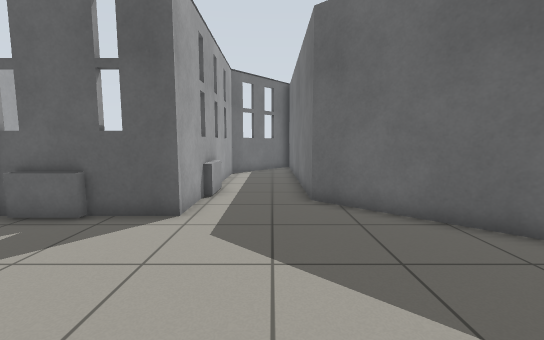
view 1 (above)

20 first-person views from a walk through a robot-simulator world made for Gazebo. The camera is 0.94 m above the floor, tilts 6° down and sees 90° across. The floor is counted in squares, 0.5 m on a side. Each view is taken from the middle of a square. On the plan, view 1 faces up. The plan holds only what a view shows up to about 15 squares ahead; the rest is blank. The place goes on beyond the plan.

view 2
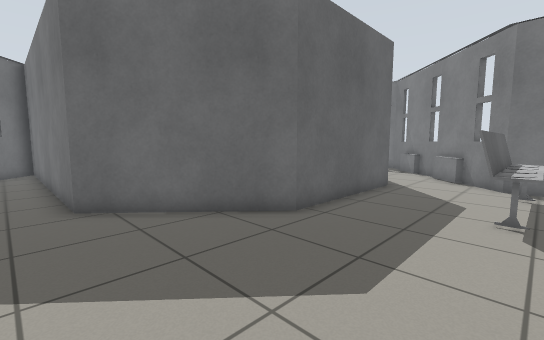

view 3
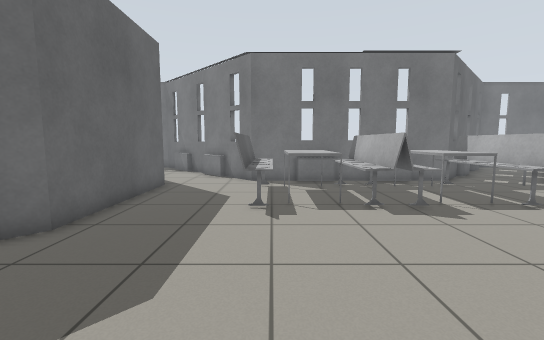

view 4
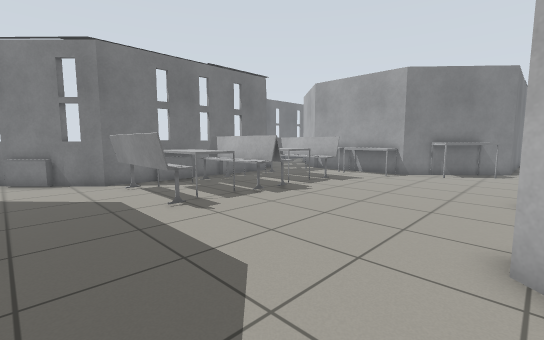

view 5
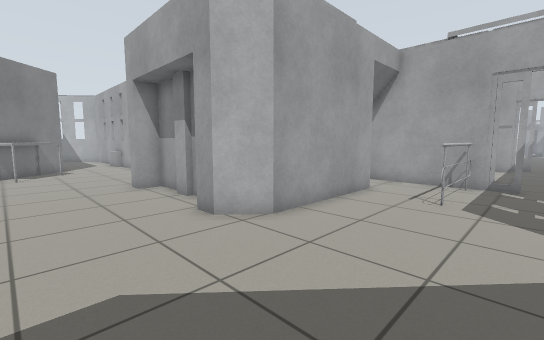

view 6
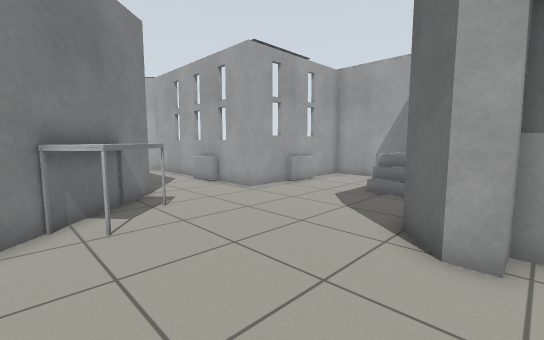

view 7
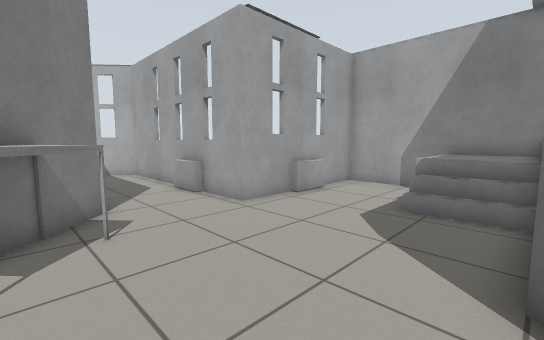

view 8
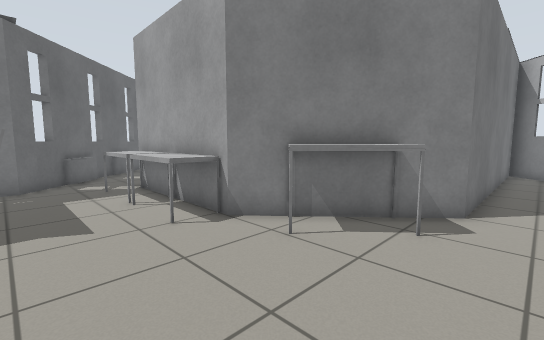

view 9
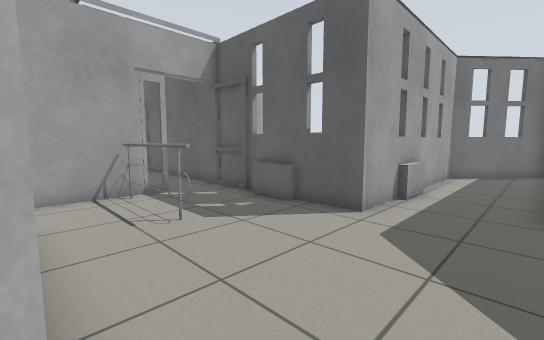

view 10
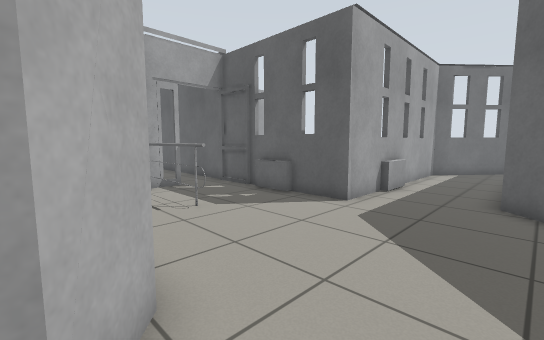

view 11
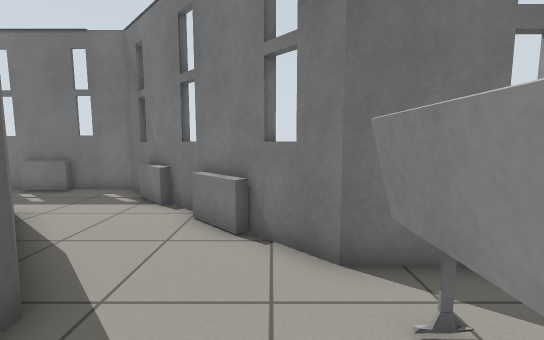

view 12
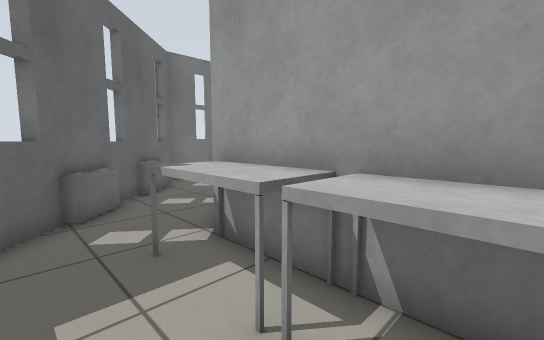

view 13
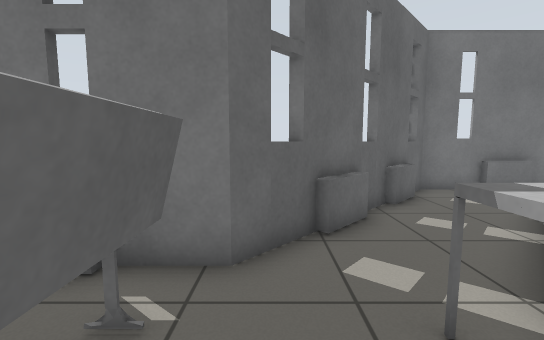

view 14
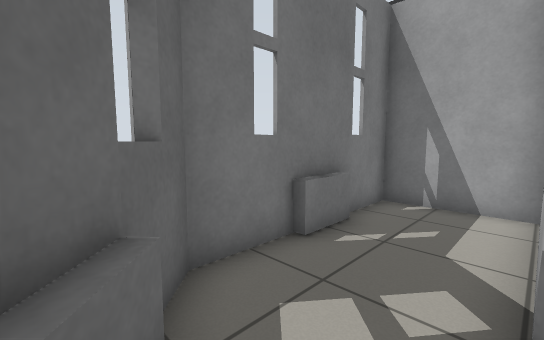

view 15
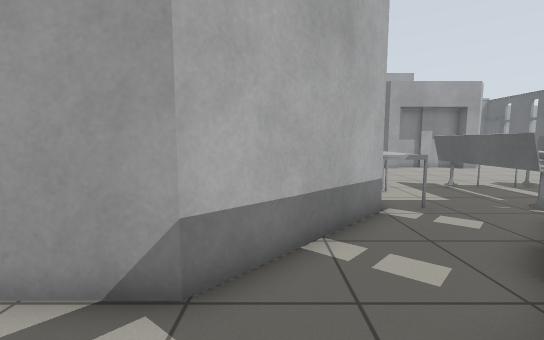

view 16
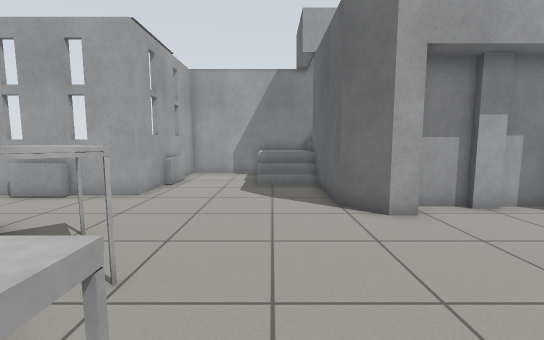

view 17
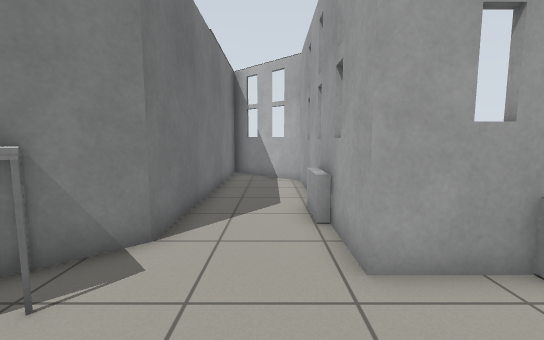

view 18
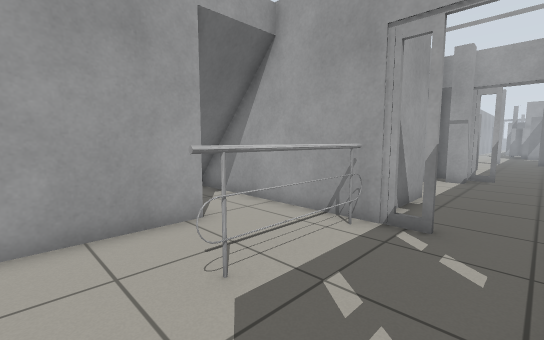

view 19
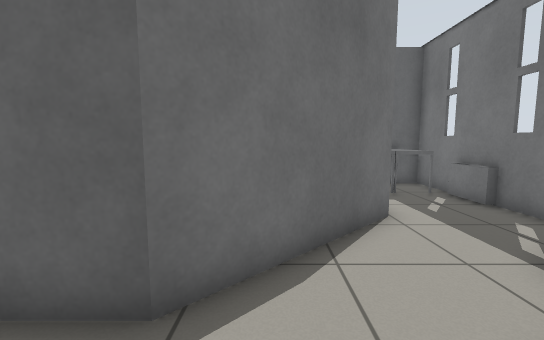

view 20
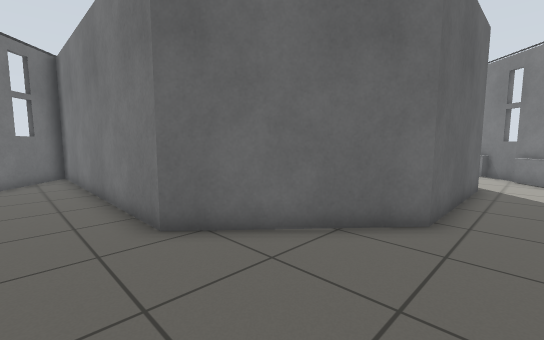

### Floor plan
Key: @ floor where view 1 was taken; # wall or solid block; . floor; = window, fence, low wall or low ledge.
Columns run from 13 left of view 1 to 20 right of it. Each row starts with its distance up from view 1.
 18             ###
 17            ##.#
 16            #..#
 15            #..#
 14            #..#                ###
 13            #..#                #=#
 12            #..#               ##=#
 11            #..#               ..=#
 10            #..#               ..=#
  9            #..##            ##...#
  8            #...##          ##....#
  7 ############....##        ##....##
  6 .......==........##      ##...=##
  5 ..................########....##
  4 ............................=##
  3 ########=..................=##
  2     #......................##
  1     #...............======##
  0     #..######@......==###=#
 -1     ####    ##.......=#####
 -2             ##.......====##
 -3             #.......=####=#
 -4             #.......=####=#
 -5             #........==== #
 -6             ##.......=#####
 -7             ##......==##==#
 -8        ######.......=####=#
 -9       ##=.................##
-10     ####=..................##
-11     #====..........=#####...##
-12     #...........==#### ###...##
-13     #..........=###      ##...##
-14     #..==......###        ##...###
-15     ########...##          ##....#
-16            #..##            ##...#
-17            #..#              #..=#
-18            #..#              #..=#
-19            #..#              #..=#
-20            #..#              #...#
-21            #..#              #...#
-22            #..#              #####
-23            #..#
-24            #..#
-25            ##.#

Where each view was taken, in squares from view 1:
view 1: 0 up, 0 right, facing up
view 2: 0 up, 0 right, facing up-right
view 3: 0 up, 0 right, facing right
view 4: 4 up, 0 right, facing down-right
view 5: 5 up, 4 right, facing down-left
view 6: 6 down, 5 right, facing down-left
view 7: 8 down, 3 right, facing down-left
view 8: 8 down, 0 right, facing down-right
view 9: 0 up, 1 right, facing up-left
view 10: 1 down, 2 right, facing up-left
view 11: 2 up, 9 right, facing right
view 12: 9 down, 7 right, facing down-right
view 13: 9 down, 9 right, facing right
view 14: 13 down, 16 right, facing down-right
view 15: 15 down, 19 right, facing left
view 16: 10 down, 7 right, facing left
view 17: 11 down, 1 left, facing down
view 18: 6 up, 3 left, facing down-left
view 19: 2 up, 13 right, facing up
view 20: 3 up, 1 left, facing up-right
